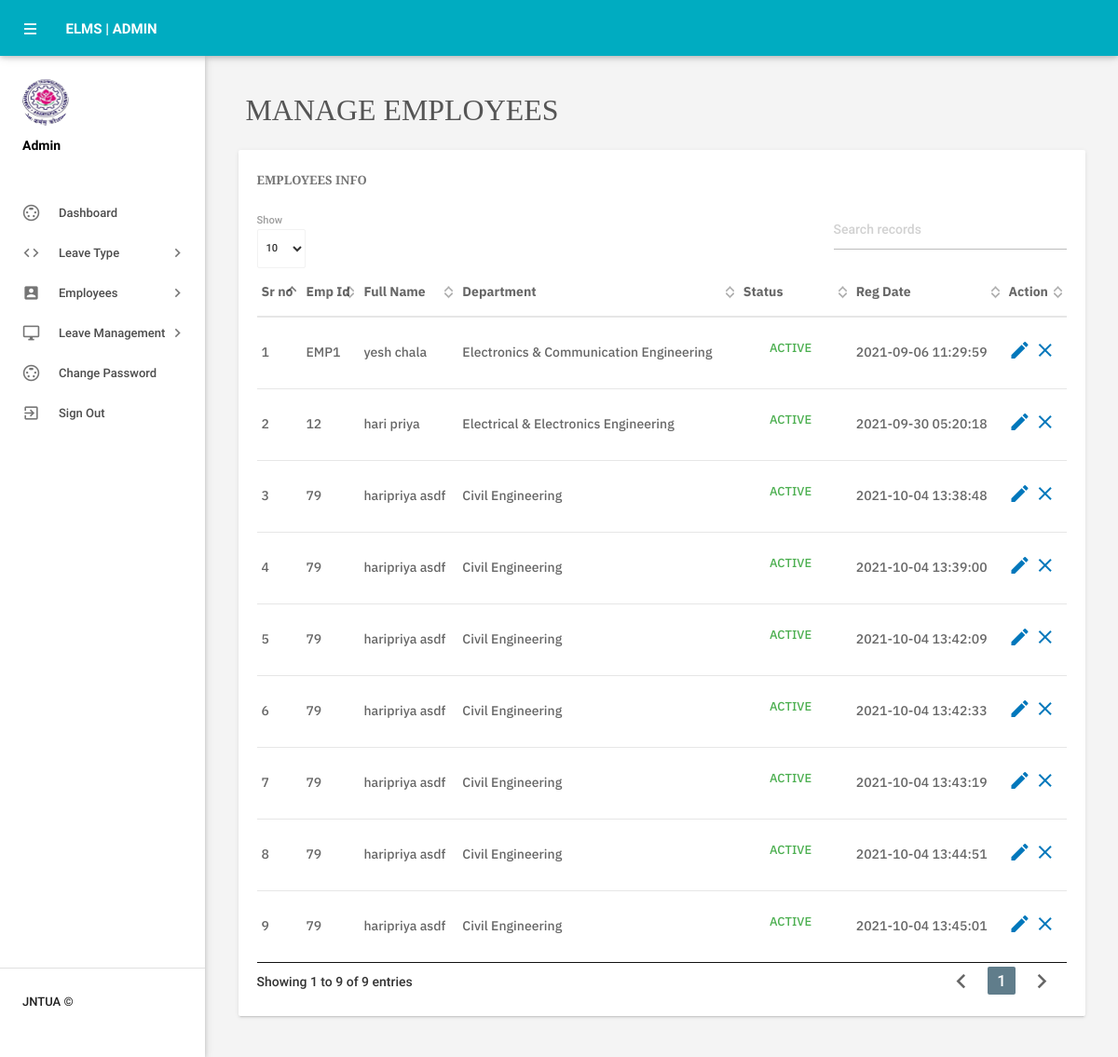
/elms/admin/manageemployee.php (signed in), run on the app's committed database.
### tables this page shows
CREATE TABLE `tblemployees` (
  `id` int(11) NOT NULL,
  `EmpId` varchar(100) NOT NULL,
  `FirstName` varchar(150) DEFAULT NULL,
  `LastName` varchar(150) DEFAULT NULL,
  `EmailId` varchar(200) DEFAULT NULL,
  `Password` varchar(180) DEFAULT NULL,
  `Gender` varchar(100) DEFAULT NULL,
  `Dob` varchar(100) DEFAULT NULL,
  `Department` varchar(255) DEFAULT NULL,
  `Address` varchar(255) DEFAULT NULL,
  `City` varchar(200) DEFAULT NULL,
  `Country` varchar(150) DEFAULT NULL,
  `Phonenumber` char(11) DEFAULT NULL,
  `Status` int(1) DEFAULT NULL,
  `RegDate` timestamp NULL DEFAULT current_timestamp()
);

### elms/admin/manageemployee.php (the view, shortened to what this page needs)
<?php
include('includes/config.php');
if(strlen($_SESSION['alogin'])==0)
    {
header('location:index.php');
}
else{
 ?>
<!DOCTYPE html>
<html lang="en">
    <head>
        <link type="text/css" rel="stylesheet" href="../assets/plugins/materialize/css/materialize.min.css"/>
        <link href="../assets/plugins/material-preloader/css/materialPreloader.min.css" rel="stylesheet">
        <link href="../assets/plugins/datatables/css/jquery.dataTables.min.css" rel="stylesheet">
        <link href="../assets/css/alpha.min.css" rel="stylesheet" type="text/css"/>
        <link href="../assets/css/custom.css" rel="stylesheet" type="text/css"/>
    </head>
    <body>
       <?php include('includes/header.php');?>
       <?php include('includes/sidebar.php');?>
            <main class="mn-inner">
                <div class="row">
                    <div class="col s12">
                        <div class="page-title">
                            <h4 class="fb">
                                Manage Employees
                            </h4>
                        </div>
                    </div>
                    <div class="col s12 m12 l12">
                        <div class="card">
                            <div class="card-content">
                                <span class="card-title fb">Employees Info</span>
                                <table id="example" class="display responsive-table ">
                                    <thead>
                                        <tr class="fs">
                                            <th>Sr no</th>
                                            <th>Emp Id</th>
                                            <th>Full Name</th>
                                            <th>Department</th>
                                             <th>Status</th>
                                             <th>Reg Date</th>
                                            <th>Action</th>
                                        </tr>
                                    </thead>
                                    <tbody>
<?php
 $sql = "SELECT EmpId,FirstName,LastName,Department,Status,RegDate,id from  tblemployees";
$query = $dbh -> prepare($sql);
$query->execute();
$results=$query->fetchAll(PDO::FETCH_OBJ);
$cnt=1;
if($query->rowCount() > 0)
{
foreach($results as $result)
{               ?>
                                        <tr class="fs">
                                            <td> <?php echo htmlentities($cnt);?></td>
                                            <td><?php echo htmlentities($result->EmpId);?></td>
                                            <td><?php echo htmlentities($result->FirstName);?>&nbsp;<?php echo htmlentities($result->LastName);?></td>
                                            <td><?php echo htmlentities($result->Department);?></td>
                                             <td><?php $stats=$result->Status;
if($stats){
                                             ?>
                                                 <a class="waves-effect waves-green btn-flat m-b-xs">Active</a>
                                                 <?php } else { ?>
                                                 <a class="waves-effect waves-red btn-flat m-b-xs">Inactive</a>
                                                 <?php } ?>
                                             </td>
                                              <td><?php echo htmlentities($result->RegDate);?></td>
                                            <td><a href="editemployee.php?empid=<?php echo htmlentities($result->id);?>"><i class="material-icons">mode_edit</i></a>
                                        <?php if($result->Status==1)
 {?>
<a href="manageemployee.php?inid=<?php echo htmlentities($result->id);?>" onclick="return confirm('Are you sure you want to inactive this Employe?');"" > <i class="material-icons" title="Inactive">clear</i>
<?php } else {?>
                                            <a href="manageemployee.php?id=<?php echo htmlentities($result->id);?>" onclick="return confirm('Are you sure you want to active this employee?');""><i class="material-icons" title="Active">done</i>
                                            <?php } ?> </td>
                                        </tr>
                                         <?php $cnt++;} }?>
                                    </tbody>
                                </table>
                            </div>
                        </div>
                    </div>
                </div>
            </main>
        </div>
        <div class="left-sidebar-hover"></div>
    </body>
</html>
<?php } ?>

### elms/admin/manageemployee.php (style rules this page uses)
.fb { font-family: 'Bitter', serif; }
.fs { font-family: 'IBM Plex Sans', sans-serif; }

### data on the page
tblemployees: EmpId "EMP1", FirstName "yesh", LastName "chala", Department "Electronics & Communication Engineering", Status "ACTIVE", RegDate "2021-09-06 11:29:59"
tblemployees: EmpId "12", FirstName "hari", LastName "priya", Department "Electrical & Electronics Engineering", Status "ACTIVE", RegDate "2021-09-30 05:20:18"
tblemployees: EmpId "79", FirstName "haripriya", LastName "asdf", Department "Civil Engineering", Status "ACTIVE", RegDate "2021-10-04 13:38:48"
tblemployees: EmpId "79", FirstName "haripriya", LastName "asdf", Department "Civil Engineering", Status "ACTIVE", RegDate "2021-10-04 13:39:00"
tblemployees: EmpId "79", FirstName "haripriya", LastName "asdf", Department "Civil Engineering", Status "ACTIVE", RegDate "2021-10-04 13:42:09"
tblemployees: EmpId "79", FirstName "haripriya", LastName "asdf", Department "Civil Engineering", Status "ACTIVE", RegDate "2021-10-04 13:42:33"
tblemployees: EmpId "79", FirstName "haripriya", LastName "asdf", Department "Civil Engineering", Status "ACTIVE", RegDate "2021-10-04 13:43:19"
tblemployees: EmpId "79", FirstName "haripriya", LastName "asdf", Department "Civil Engineering", Status "ACTIVE", RegDate "2021-10-04 13:44:51"
tblemployees: EmpId "79", FirstName "haripriya", LastName "asdf", Department "Civil Engineering", Status "ACTIVE", RegDate "2021-10-04 13:45:01"
